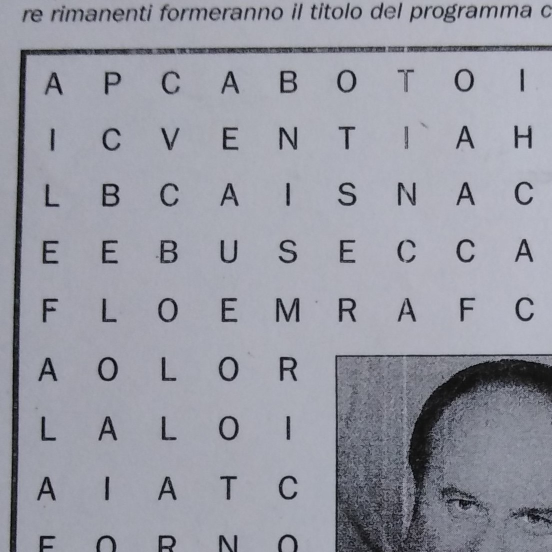
#> input picture Sample pictures/14 - Copy.jpg, 1103 x 1104 px, given in place of sample5.jpg, which was not available (shown at 1/2 size)
$ python CrucipuzzleSolver.py
#> lines starting #> are read from the running program, lines starting #| are printed output that depends on the picture; after the words box and inside, x2 and y2 are one past the last pixel; in counts of white or black regions, pixels touching at a corner belong together; pictures that were not available may be replaced by others from this repository, and a replacement may not be noted
### Program/Libraries/ocrLibrary.py
import math
import cv2
import pytesseract
import numpy as np
from Libraries import frameLibrary as frameLib

# Mention the installed location of Tesseract-OCR in your system
pytesseract.pytesseract.tesseract_cmd = 'C:/Program Files/Tesseract-OCR/tesseract.exe'
'''
Expect crucipuzzle cropped opencv image
Returns matrix of grayscale pixels, each pixel corresponds to a letter, check wordLibrary.py for further details
'''
def getCharMap(img=None, debug=False):
    d, img = ImgToPytesseractDict(img)


    if debug:
        # Used only for developer visualization
        imgPreFilter = np.ones((img.shape[0], img.shape[1], 3), np.uint8)
        imgPreFilter[:] = 255
        imgPostFilter = imgPreFilter.copy()
        # print(d)
        matrix, charPerRow = ReorderDictIntoMatrix(d, img, imgPreFilter, debug)
    else:
        matrix, charPerRow = ReorderDictIntoMatrix(d, img)


    matrix = RemoveOutliers(matrix, charPerRow, img)

    # Prepare empty pixel matrix
    charMap = np.ones((len(matrix['rows']), charPerRow, 1), np.uint8)
    if debug:
        scale = 50
        charMapScaled = np.ones((len(matrix['rows']) * scale, charPerRow * scale, 1), np.uint8)

    # Map char matrix to pixel matrix
    for i in range(0, len(matrix['rows'])):
        for j in range(0, len(matrix['rows'][i]['chars'])):
            charMap[i, j] = (ord(matrix['rows'][i]['chars'][j]) - ord('A')) * 10
            if debug:  # Enlarged pixel matrix, just for developer visualization
                cv2.putText(imgPostFilter, matrix['rows'][i]['chars'][j],
                            (math.floor( matrix['rows'][0]['charHPos'][j] if len(matrix['rows'][0]['chars']) > j else matrix['rows'][i]['charHPos'][j]),
                             math.floor(matrix['rowVPos'][i])), cv2.FONT_HERSHEY_SIMPLEX, .4, 0)
                charMapScaled[(i * scale):((i + 1) * scale), (j * scale):((j + 1) * scale)] = (ord(
                    matrix['rows'][i]['chars'][j]) - ord('A')) * 10
    if debug:
        cv2.imshow('img', img)
        cv2.imshow('img2', imgPreFilter)
        cv2.imshow('img3', imgPostFilter)
        cv2.imshow('charMap', charMap)
        cv2.imshow('charMapScaled', charMapScaled)
        cv2.waitKey(0)

    return charMap


'''
Convert a cropped img into pytesseract char+bounding rect dictionary
In case no image is passed it reads a default one
Returns dictionary and image
'''


def ImgToPytesseractDict(img):
    if img is None:
        img_path = '../../Sample pictures/sample5.jpg'
        img = cv2.imread(img_path)
#> img is the input picture: shape (1104, 1103, 3); mean B, G, R 163.9, 153.4, 151.8
        img = frameLib.processImage(img).img_cropped
    img = cv2.cvtColor(img, cv2.COLOR_BGR2GRAY)
    # cv2.imshow('img', img)
    img_thresh = cv2.adaptiveThreshold(img, 255, cv2.ADAPTIVE_THRESH_MEAN_C, cv2.THRESH_BINARY, 81, 15)

    cv2.imshow('img', img_thresh)
    cv2.waitKey(0)

    custom_oem_psm_config = r'--psm 6'
    d = pytesseract.image_to_boxes(img_thresh, output_type=pytesseract.Output.DICT, config=custom_oem_psm_config)
    return d, img_thresh


'''
Receive a pytesseract dictionary (chars+bounding rect coordinates), opencv image, opencv image blank copy (optional)
Returns a dictionary with a list of Y coordinate for each row, a list of rows, in which there are char and X coordinate for each char
If the blank copy is passed it is filled with recognized characters
'''
# [95 lines left out: function ReorderDictIntoMatrix, not called in this run]

'''
Receives a matrix in the format returned in ReorderDictIntoMatrix
Removes from each row that has more characters than other rows the character (or characters) that is too close to other characters
Returns polished matrix
'''
# [29 lines left out: function RemoveOutliers, not called in this run]

getCharMap(None, True)

### Program/Libraries/frameLibrary.py
import cv2
import numpy as np

'''Questo mi contiene in maniera più comoda i parametri che poi mi serviranno  per i procedimenti inversi di warp e crop'''
class processedPicture:
    # [5 lines left out: function __init__, not called in this run]

#################################### PUBLIC METHODS#####################################################
'''Questo serve a riconoscere la cornice del puzzle, fare il crop per avere un'immagine stiracchiata per il riconosciemtno delle lettere
e si salva anche qualche parametro sulla posizione di punti chiave per fare il processo inverso al crop e allo stiracchiamento quando bisognerà stamparla'''
def processImage(img_BGR):
    # 1 COLORS
    img_BW = cv2.cvtColor(img_BGR, cv2.COLOR_BGR2GRAY)

    # 2 VERTEXES
    # questa è la posizione dei 4 vertici del quadrilatero originale della cornice del puzzle
    sortedVertexes = getFrameVertexes(img_BW)
    # questa è la nuova posizione dei vertici che mi server per fare il wrap
    newSortedVertexes = getNewFrameVertexes(sortedVertexes)

    # 3 AFFINE IMAGE
    # stiracchio l'immagine per raddrizzare un po' il quadrilatero del puzzle
    img_warped = getWarpedImage(img_BGR, sortedVertexes, newSortedVertexes)

    # 4 CROP
    # ritaglio solo la ROI che mi interessa
    img_cropped = cropImage(img_warped, newSortedVertexes)

    return processedPicture(img_warped, img_cropped, sortedVertexes, newSortedVertexes)


'''Ricevo l'immagine colla ROI del puzzle e le linee aggiuntive delle parole trovate
e devo ritrasformarla in base alle coordinate originali'''
# [8 lines left out: function getFinalImage, not called in this run]


############################################## PRIVATE METHODS ##########################################################
# in realtà sono tutti public, ma volevo distinguere visivamente tra quali devono essere chiamati all'esterno e quali no

'''Questa funzione riceve in input l'immagine in bianco e nero (perchè sì)
E restituisce in output un vettore dei 4 vertici della cornice del puzzle, ordinati'''
def getFrameVertexes(img_BW):

    '''Tutti i seguenti parametri sono stati scelti dopo aver fatto molti tentativi a mano.
    Per velocizzare il processo ci siamo scritti un altro programmino in python che utilizza delle trackbar.'''
    # 1 BLUR
    img_blurred = cv2.GaussianBlur(img_BW, (7, 7), 0)

    # 2 ADAPTIVE THRESHOLD
    img_thresh = cv2.adaptiveThreshold(img_blurred, 255, cv2.ADAPTIVE_THRESH_MEAN_C, cv2.THRESH_BINARY_INV, 81, 15)
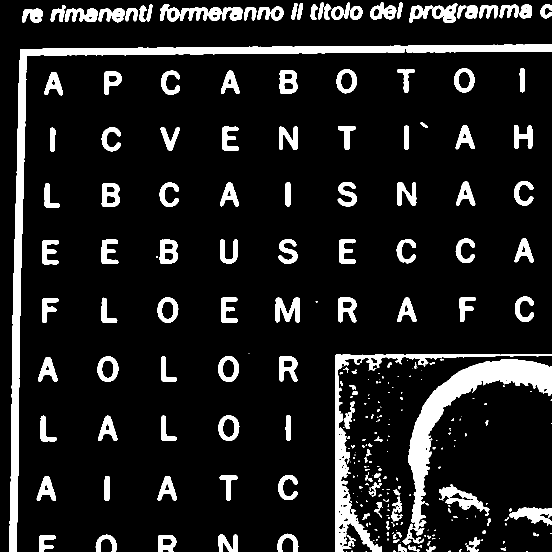
#> img_thresh: shape (1104, 1103) (shown at 1/2 size); 11.7% white; 299 white regions (136 under 20 px), largest, box (x1, y1, x2, y2) and area: (18, 89, 1103, 1104) 29311, (805, 718, 1103, 1089) 19261, (670, 708, 1103, 1104) 11441

    # 3 OPEN CLOSE
    # nota: questo processo potrebbe peggiorare la leggibilità delle lettere,
    # ma non è un problema perchè qui stiamo solo cercando di riconoscere la cornice del puzzle
    kernelSize = 2
    openKernel = np.ones((kernelSize, kernelSize))
    img_open = cv2.morphologyEx(img_thresh, cv2.MORPH_OPEN, openKernel, iterations = 1)
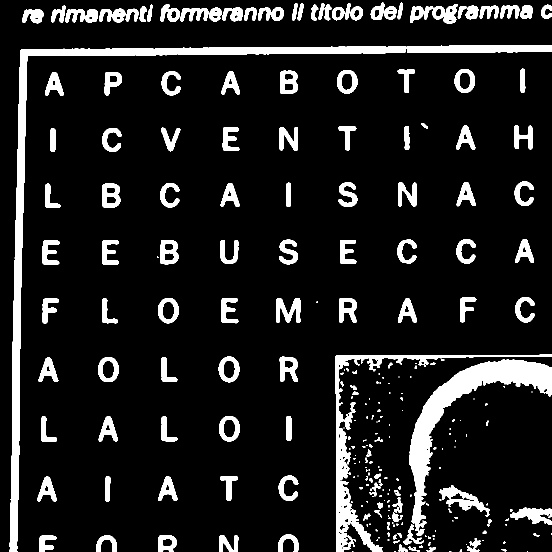
#> img_open: shape (1104, 1103) (shown at 1/2 size); 11.6% white; 272 white regions (110 under 20 px), largest, box (x1, y1, x2, y2) and area: (19, 90, 1103, 1104) 29274, (818, 719, 1103, 1072) 18711, (671, 709, 1103, 1104) 11327
    kernelSize = 3
    closeKernel = np.ones((kernelSize, kernelSize))
    img_openClosed = cv2.morphologyEx(img_open, cv2.MORPH_CLOSE, closeKernel, iterations = 2)
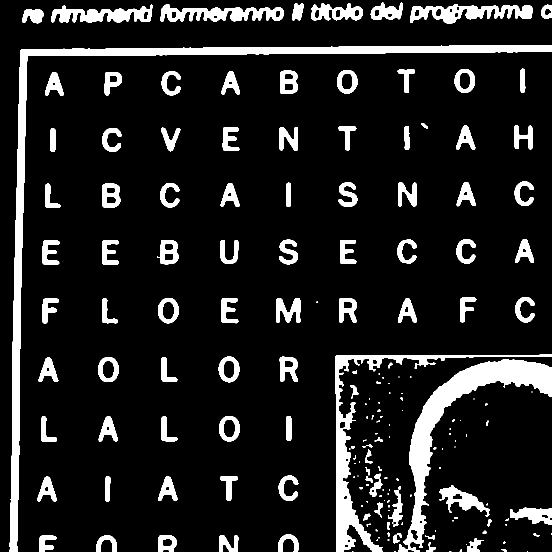
#> img_openClosed: shape (1104, 1103) (shown at 1/2 size); 12% white; 185 white regions (68 under 20 px)

    # 4 CONTOURS
    # qui cerchiamo di approssimare la figura del quadrilatero per estrapolarne i vertici
    # fisso una dimensione minima per l'area del puzzle. Se non troviamo un quadrilatero abbastanza grande l'immagine è da scartare
    shorterSide = np.minimum(img_BW.shape[0], img_BW.shape[1])
#> shorterSide = 1103
    thresholdArea = shorterSide * shorterSide / 5
#> thresholdArea = 243321.8
    fourVertexes = []

    contoursList, hierarchy = cv2.findContours(img_openClosed, cv2.RETR_EXTERNAL, cv2.CHAIN_APPROX_NONE)
#> contoursList = 185 contours, 81 with area under 20; largest, box (x1, y1, x2, y2) and area: (19, 90, 1103, 1104) 27295, (797, 719, 1103, 1104) 19645, (671, 709, 1103, 1104) 12452, (820, 8, 1065, 47) 4706, (321, 9, 568, 44) 4378

    for contour in contoursList:
        area = cv2.contourArea(contour)
        # vogliamo che il rettangolo sia abbastanza grande, e sia il più grande dell'immagine
        if thresholdArea < area:
            perimeter = cv2.arcLength(contour, True)
            vertexes = cv2.approxPolyDP(contour, 0.03 * perimeter, True)
            # vogliamo solo quadrilateri
            if len(vertexes) == 4:
                fourVertexes = vertexes
                thresholdArea = area
#> this loop made 185 passes
#> area on passes 6, 8, 12: 27.5, 113.5, 418.5
#> after the loop, fourVertexes = []; thresholdArea = 243321.8

    if len(fourVertexes) != 4:
#> (the run stopped early here; a loop or call above may not have finished)
